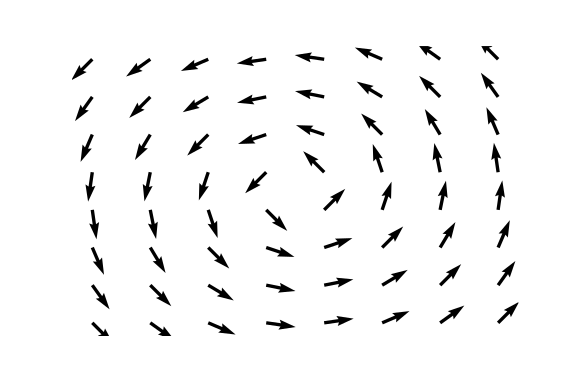

This chart was generated by the following Python code:
# -*- coding: utf-8 -*-

import numpy as np
import matplotlib.pyplot as plt

pi = 3.14
rho = 1;
eps = 1;

nx = 8
ny = 8
x = np.linspace(-1,1,nx)
y = np.linspace(-1,1,nx)

x,y = np.meshgrid(x,y)

u = -y/np.sqrt(x**2 + y**2)
v = x/np.sqrt(x**2 + y**2)

plt.quiver(x,y,u,v,scale=15)
plt.axis('off')
plt.savefig("cur1.svg")
plt.show()



z = np.zeros((nx,ny))
u = 0
v = 0
w = 1/np.sqrt(x**2+y**2)

fig = plt.figure()
ax = fig.gca(projection='3d')

plt.quiver(x,y,z,u,v,w,length=0.3,arrow_length_ratio=0.2)
ax.set_zlim((-0.01,1))
ax.set_ylim((-1,1))
ax.set_xlim((-1,1))
#plt.axis('off')
ax.set_yticklabels([])
ax.set_ylabel('y')
ax.set_xticklabels([])
ax.set_xlabel('x')
ax.set_zticklabels([])
ax.set_xlabel('z')
ax.view_init(elev=40., azim=70)
plt.savefig("cur1_res.svg")
plt.show()
